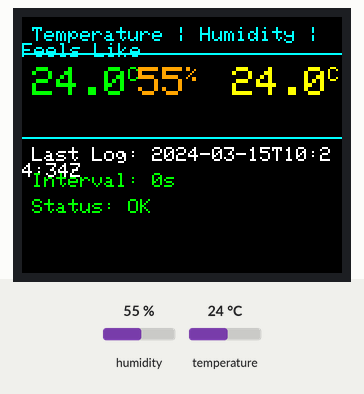
Bench run of a sketch on a simulated ESP32. Shown: 160×128 colour display. The inputs (shaded band) are chosen by the test bench; at power-on: humidity 55 %, temperature 24 °C. WiFi joins after 1.5 s; servers stay silent unless stated; the local clock reads 2024-03-15 10:24:30 at power-on unless the sketch sets it; storage starts empty; what the sketch prints to the serial monitor is not drawn.

Above: at 5.0 s.
5.1 s: humidity set to 22 %
At 6.4 s:
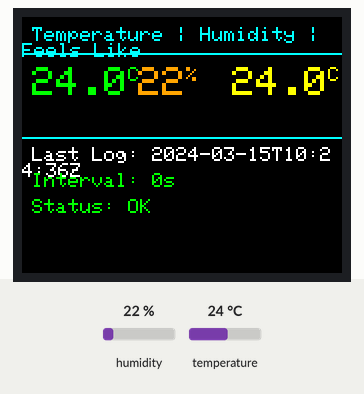
7.8 s: temperature set to 12 °C
At 8.5 s:
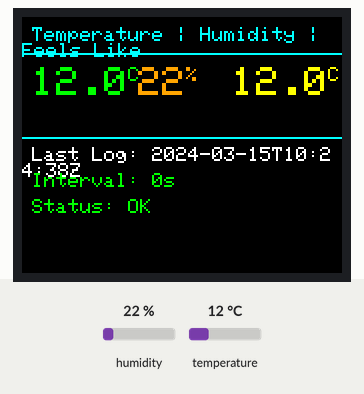
10.5 s: humidity set to 40 %
At 13.4 s:
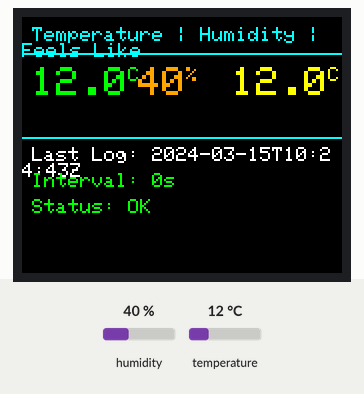
13.6 s: temperature set to 19 °C
At 14.8 s:
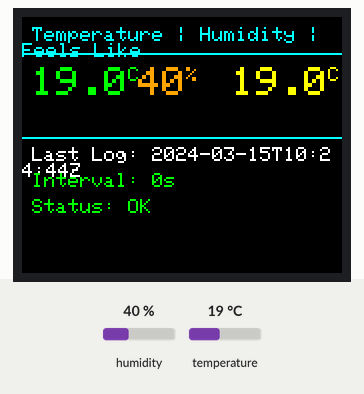
Timing chart, 0 to 16.6 s (numbered marks = the images above; inputs shaded):
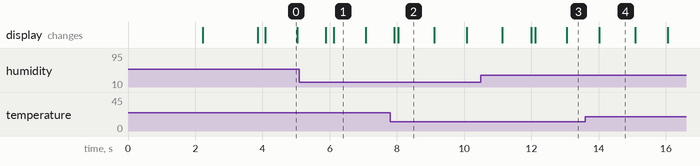

The sketch:

task4_SDCardLogging.ino
```cpp
/*
 * ============================================================================
 * PROJECT: espFrameBuffer - Task 4: SD Card CSV Logging
 * ============================================================================
 * PURPOSE:
 *   Log temperature, humidity, and calculated feels-like temperature to SD card
 *   in CSV format with ISO 8601 timestamps. Display data on TFT LCD in landscape.
 *   Share SPI bus between display and SD card.
 *
 * HARDWARE:
 *   - ESP32 or ESP32-C3
 *   - 1.8" TFT LCD (128x160 pixels) with ST7735s controller
 *   - DHT11 sensor (temperature + humidity)
 *   - SD card module (SPI interface, shared bus with TFT)
 *   - WiFi for NTP time sync at startup
 *
 * REQUIRED LIBRARIES:
 *   - Adafruit_ST7735
 *   - Adafruit_GFX
 *   - Adafruit_DHT
 *   - SD.h (SPI SD card library)
 *   - WiFi.h (Built-in)
 *   - time.h (Built-in)
 *
 * SHARED SPI BUS:
 *   Both TFT LCD and SD card share same SPI pins:
 *   - MOSI: GPIO 23 (ESP32) / GPIO 6 (ESP32-C3)
 *   - SCK: GPIO 18 (ESP32) / GPIO 4 (ESP32-C3)
 *   Each has separate CS pin to prevent conflicts.
 *
 * CSV FORMAT:
 *   timestamp,temperature,humidity,feels_like
 *   2026-04-18T14:32:45Z,25.3,65.0,28.5
 *
 * ============================================================================
 */

#include <Adafruit_ST7735.h>
#include <Adafruit_GFX.h>
#include <DHT.h>
#include <SD.h>
#include <SPI.h>
#include <WiFi.h>
#include <time.h>

// ============================================================================
// CONFIGURATION (EDIT THESE)
// ============================================================================

#define SSID              "Itzz_Infinity"
#define PASSWORD          "123456789"
// #define LOGGING_INTERVAL  300000        // Log every 5 minutes (300000 ms)
#define LOGGING_INTERVAL  10        // Log every 5 minutes (300000 ms)
#define NTP_SERVER        "pool.ntp.org"
#define GMT_OFFSET        19800          // UTC+5:30

// ============================================================================
// COLORS
// ============================================================================

#define COLOR_BLACK   0x0000
#define COLOR_WHITE   0xFFFF
#define COLOR_CYAN    0x07FF
#define COLOR_GREEN   0x07E0
#define COLOR_YELLOW  0xFFE0
#define COLOR_RED     0xF800
#define COLOR_ORANGE  0xFD20

// ============================================================================
// DHT11 CONFIGURATION
// ============================================================================

#define DHT_PIN      14
#define DHT_TYPE     DHT11

DHT dht(DHT_PIN, DHT_TYPE);

// ============================================================================
// PIN DEFINITIONS (Board-specific)
// ============================================================================

#if defined(ESP32) && !defined(CONFIG_IDF_TARGET_ESP32C3)
  #define TFT_CS   5
  #define TFT_RST  4
  #define TFT_DC   2
  #define TFT_MOSI 23
  #define TFT_SCK  18
  #define SD_CS    17      // SD card chip select (different from TFT)
#elif defined(CONFIG_IDF_TARGET_ESP32C3) || defined(ESP32C3)
  #define TFT_CS   7
  #define TFT_RST  8
  #define TFT_DC   10
  #define TFT_MOSI 6
  #define TFT_SCK  4
  #define SD_CS    3       // SD card chip select (different from TFT)
#endif

// ============================================================================
// GLOBALS
// ============================================================================

Adafruit_ST7735 tft = Adafruit_ST7735(TFT_CS, TFT_DC, TFT_MOSI, TFT_SCK, TFT_RST);

float prev_temperature = -999;
float prev_humidity = -999;
float prev_feels_like = -999;

unsigned long last_log_time = 0;
unsigned long last_dht_read = 0;

bool sd_ready = false;
bool time_synced = false;

const char* csv_filename = "data_log.csv";

#define DHT_READ_INTERVAL 2000

// ============================================================================
// SETUP
// ============================================================================

void setup() {
  Serial.begin(115200);
  delay(2000);

  Serial.println("\n\nTask 4: SD Card CSV Logging");

  // Initialize display in landscape
  tft.initR(INITR_BLACKTAB);
  tft.setRotation(1);  // Landscape orientation
  tft.fillScreen(COLOR_BLACK);

  Serial.println("Display initialized (landscape mode)");

  // Initialize DHT11
  dht.begin();
  Serial.println("DHT11 initialized on GPIO " + String(DHT_PIN));

  // Display startup message
  drawMessage("Initializing", "WiFi & SD Card", COLOR_YELLOW);

  // Sync time via WiFi
  syncTime();

  // Initialize SD card
  initSDCard();

  // Create CSV header if file doesn't exist
  if (sd_ready) {
    createCSVHeader();
  }

  displayInit();
}

// ============================================================================
// MAIN LOOP
// ============================================================================

void loop() {
  unsigned long now = millis();

  // Read DHT11 every 2 seconds
  if (now - last_dht_read >= DHT_READ_INTERVAL) {
    last_dht_read = now;
    readAndDisplayDHT();
  }

  // Log to SD card at interval
  if (now - last_log_time >= LOGGING_INTERVAL) {
    last_log_time = now;
    logToSD();
  }

  delay(100);
}

// ============================================================================
// TIME FUNCTIONS
// ============================================================================

void syncTime() {
  Serial.print("Connecting to WiFi: ");
  Serial.println(SSID);

  drawMessage("WiFi", "Connecting...", COLOR_YELLOW);

  WiFi.mode(WIFI_STA);
  WiFi.begin(SSID, PASSWORD);

  int timeout = 20;
  while (WiFi.status() != WL_CONNECTED && timeout > 0) {
    delay(500);
    Serial.print(".");
    timeout--;
  }

  if (WiFi.status() != WL_CONNECTED) {
    Serial.println("\n✗ WiFi Connection Failed");
    drawMessage("WiFi Error", "Using default time", COLOR_RED);
    delay(2000);
    return;
  }

  Serial.println("\n✓ WiFi Connected");

  // Sync time
  Serial.println("Syncing time via NTP...");
  configTime(GMT_OFFSET, 0, NTP_SERVER);

  time_t now = time(nullptr);
  timeout = 20;
  while (now < 24 * 3600 && timeout > 0) {
    delay(500);
    Serial.print(".");
    now = time(nullptr);
    timeout--;
  }

  Serial.println();
  if (now > 24 * 3600) {
    Serial.print("✓ Time synced: ");
    Serial.println(ctime(&now));
    time_synced = true;
  } else {
    Serial.println("✗ NTP Sync Failed");
  }

  WiFi.disconnect(true);
  Serial.println("WiFi disconnected");
}

void getISO8601Timestamp(char* buffer, size_t buffer_size) {
  time_t now = time(nullptr);
  struct tm* timeinfo = localtime(&now);

  snprintf(buffer, buffer_size, "%04d-%02d-%02dT%02d:%02d:%02dZ",
           1900 + timeinfo->tm_year,
           1 + timeinfo->tm_mon,
           timeinfo->tm_mday,
           timeinfo->tm_hour,
           timeinfo->tm_min,
           timeinfo->tm_sec);
}

// ============================================================================
// SD CARD FUNCTIONS
// ============================================================================

void initSDCard() {
  Serial.println("Initializing SD card...");
  drawMessage("SD Card", "Initializing...", COLOR_YELLOW);

  if (!SD.begin(SD_CS)) {
    Serial.println("✗ SD card initialization failed!");
    drawMessage("SD Error", "Card not detected", COLOR_RED);
    sd_ready = false;
    delay(2000);
    return;
  }

  Serial.println("✓ SD card initialized");
  sd_ready = true;
}

void createCSVHeader() {
  // Check if file exists
  if (SD.exists(csv_filename)) {
    Serial.println("CSV file already exists, skipping header");
    return;
  }

  // Create new file with header
  File file = SD.open(csv_filename, FILE_WRITE);
  if (file) {
    file.println("timestamp,temperature,humidity,feels_like");
    file.close();
    Serial.println("✓ CSV header created");
  } else {
    Serial.println("✗ Failed to create CSV file");
  }
}

void logToSD() {
  if (!sd_ready) {
    Serial.println("✗ SD card not ready");
    displaySDError("SD Not Ready");
    return;
  }

  // Read current sensor values
  float temperature = dht.readTemperature();
  float humidity = dht.readHumidity();

  if (isnan(temperature) || isnan(humidity)) {
    Serial.println("✗ Failed to read sensor");
    displaySDError("Sensor Error");
    return;
  }

  // Calculate feels like temperature
  float feels_like = calculateFeelsLike(temperature, humidity);

  // Get ISO 8601 timestamp
  char timestamp[30];
  getISO8601Timestamp(timestamp, sizeof(timestamp));

  // Open file and append
  File file = SD.open(csv_filename, FILE_APPEND);
  if (!file) {
    Serial.println("✗ Failed to open CSV file");
    displaySDError("File Error");
    return;
  }

  // Format and write CSV line
  char csv_line[100];
  snprintf(csv_line, sizeof(csv_line), "%s,%.1f,%.1f,%.1f",
           timestamp, temperature, humidity, feels_like);

  file.println(csv_line);
  file.close();

  Serial.print("✓ Logged: ");
  Serial.println(csv_line);

  displayLastLog(timestamp);
}

// ============================================================================
// SENSOR FUNCTIONS
// ============================================================================

void readAndDisplayDHT() {
  float temperature = dht.readTemperature();
  float humidity = dht.readHumidity();

  if (isnan(temperature) || isnan(humidity)) {
    Serial.println("✗ Failed to read DHT11");
    return;
  }

  float feels_like = calculateFeelsLike(temperature, humidity);

  // Only update display if values changed
  if (abs(temperature - prev_temperature) >= 0.5 ||
      abs(humidity - prev_humidity) >= 2.0 ||
      abs(feels_like - prev_feels_like) >= 0.5) {

    displaySensorData(temperature, humidity, feels_like);

    prev_temperature = temperature;
    prev_humidity = humidity;
    prev_feels_like = feels_like;

    Serial.printf("T:%.1f H:%.1f F:%.1f\n", temperature, humidity, feels_like);
  }
}

float calculateFeelsLike(float temp, float humidity) {
  // Heat index formula (Steadman)
  // Only relevant when temperature > ~27°C

  if (temp < 26.7) {
    return temp;  // At lower temps, feels like = actual temp
  }

  double T = temp;
  double RH = humidity;

  // Steadman formula
  double HI = -42.379 + (2.04901523 * T) + (10.14333127 * RH)
            - (0.22475541 * T * RH) - (0.00683783 * T * T)
            - (0.05481717 * RH * RH) + (0.00122874 * T * T * RH)
            + (0.00085282 * T * RH * RH) - (0.00000199 * T * T * RH * RH);

  return (float)HI;
}

// ============================================================================
// DISPLAY FUNCTIONS
// ============================================================================

void displayInit() {
  tft.fillScreen(COLOR_BLACK);

  // Header
  tft.setCursor(5, 5);
  tft.setTextColor(COLOR_CYAN);
  tft.setTextSize(1);
  tft.println("Temperature | Humidity | Feels Like");

  tft.drawLine(0, 18, 160, 18, COLOR_CYAN);

  // Placeholder values
  displaySensorData(0, 0, 0);
}

void displaySensorData(float temp, float humidity, float feels_like) {
  // Clear sensor data region (partial update)
  tft.fillRect(0, 22, 160, 35, COLOR_BLACK);

  // Temperature
  tft.setCursor(5, 25);
  tft.setTextColor(COLOR_GREEN);
  tft.setTextSize(2);
  tft.printf("%.1f", temp);
  tft.setTextSize(1);
  tft.print("C");

  // Humidity
  tft.setCursor(58, 25);
  tft.setTextColor(COLOR_ORANGE);
  tft.setTextSize(2);
  tft.printf("%.0f", humidity);
  tft.setTextSize(1);
  tft.print("%");

  // Feels Like
  tft.setCursor(105, 25);
  tft.setTextColor(COLOR_YELLOW);
  tft.setTextSize(2);
  tft.printf("%.1f", feels_like);
  tft.setTextSize(1);
  tft.print("C");
}

void displayLastLog(const char* timestamp) {
  // Clear status region (partial update)
  tft.fillRect(0, 62, 160, 35, COLOR_BLACK);

  tft.drawLine(0, 60, 160, 60, COLOR_CYAN);

  tft.setCursor(5, 65);
  tft.setTextColor(COLOR_WHITE);
  tft.setTextSize(1);
  tft.print("Last Log: ");
  tft.println(timestamp);

  tft.setCursor(5, 78);
  tft.setTextColor(COLOR_GREEN);
  tft.print("Interval: ");
  tft.print(LOGGING_INTERVAL / 1000);
  tft.println("s");

  tft.setCursor(5, 91);
  tft.setTextColor(COLOR_GREEN);
  tft.println("Status: OK");
}

void displaySDError(const char* error) {
  // Clear status region
  tft.fillRect(0, 62, 160, 35, COLOR_BLACK);

  tft.drawLine(0, 60, 160, 60, COLOR_RED);

  tft.setCursor(5, 70);
  tft.setTextColor(COLOR_RED);
  tft.setTextSize(1);
  tft.println("SD ERROR:");

  tft.setCursor(5, 85);
  tft.setTextColor(COLOR_YELLOW);
  tft.println(error);
}

void drawMessage(const char* title, const char* message, uint16_t color) {
  tft.fillScreen(COLOR_BLACK);

  tft.setCursor(20, 50);
  tft.setTextColor(color);
  tft.setTextSize(2);
  tft.println(title);

  tft.setCursor(15, 85);
  tft.setTextColor(COLOR_WHITE);
  tft.setTextSize(1);
  tft.println(message);
}

// ============================================================================
// END
// ============================================================================
```
